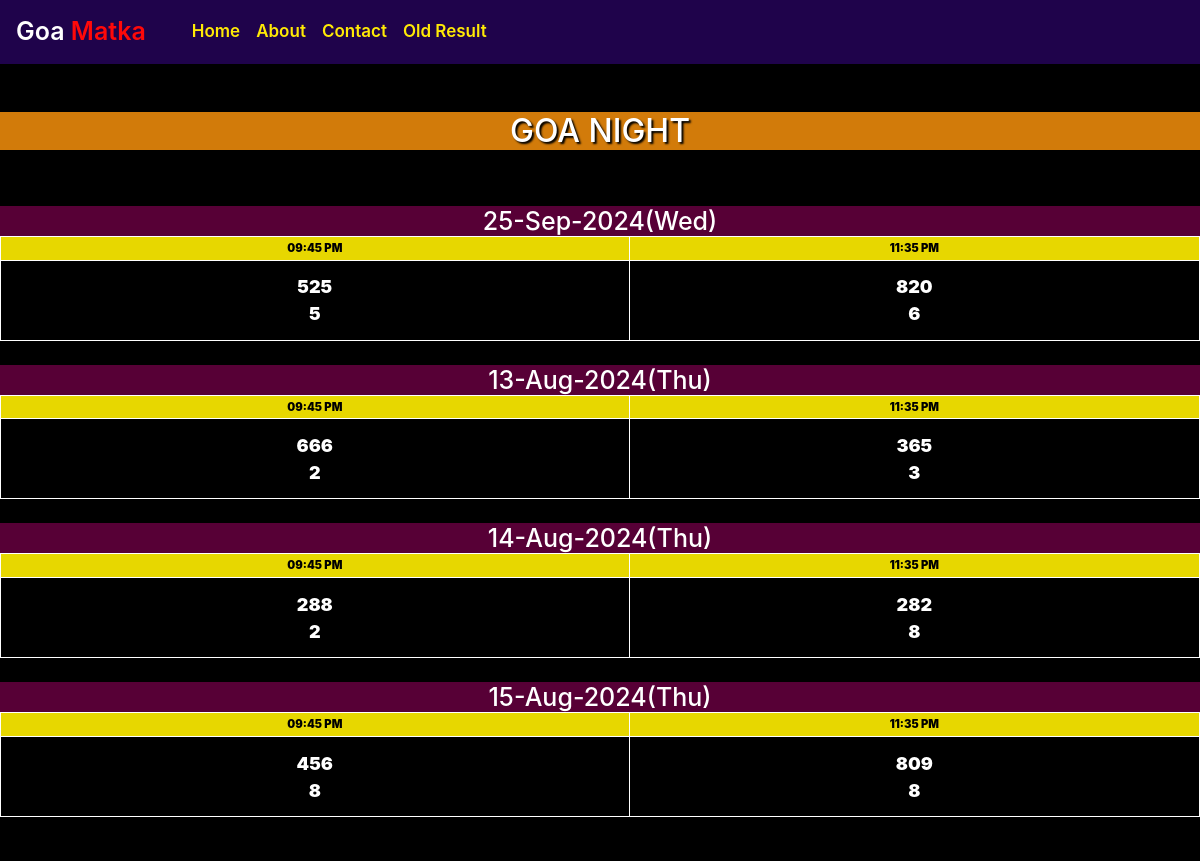
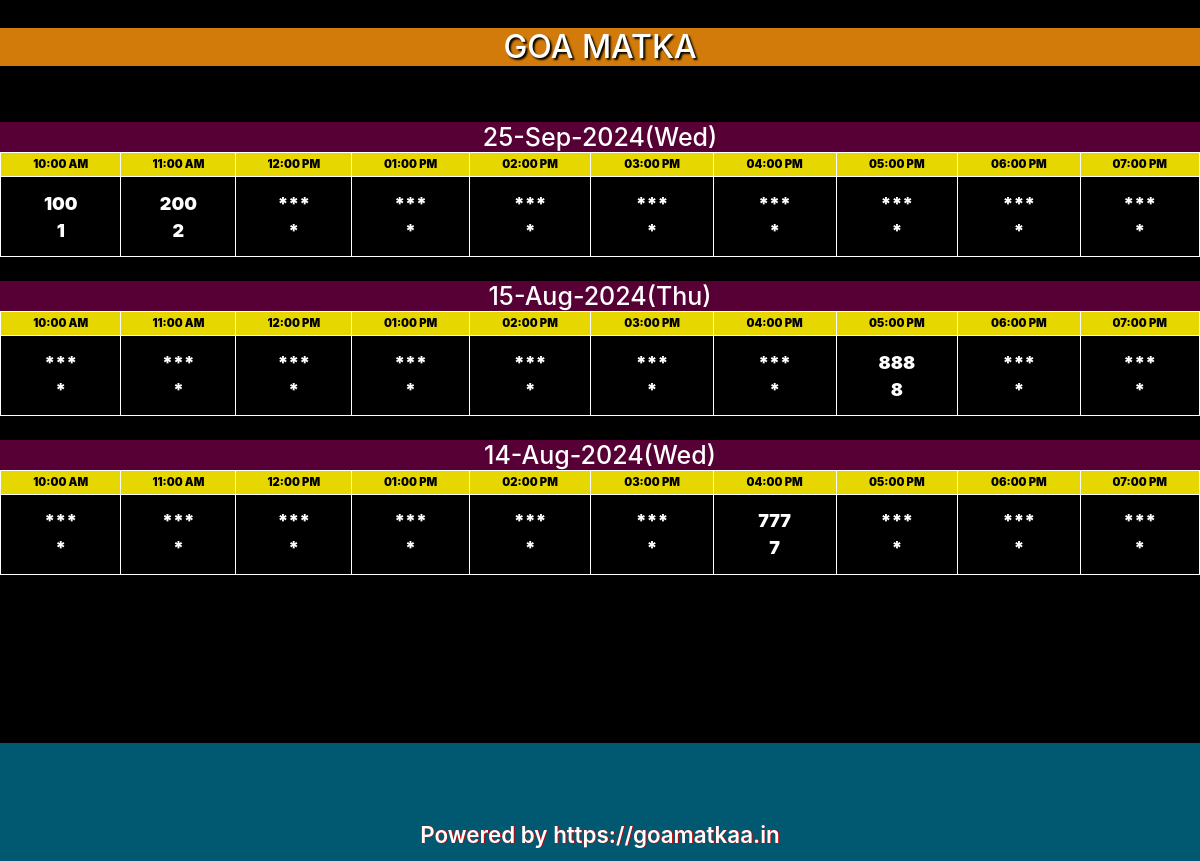
Before: /old with the older database file (2 pictures, top to bottom).
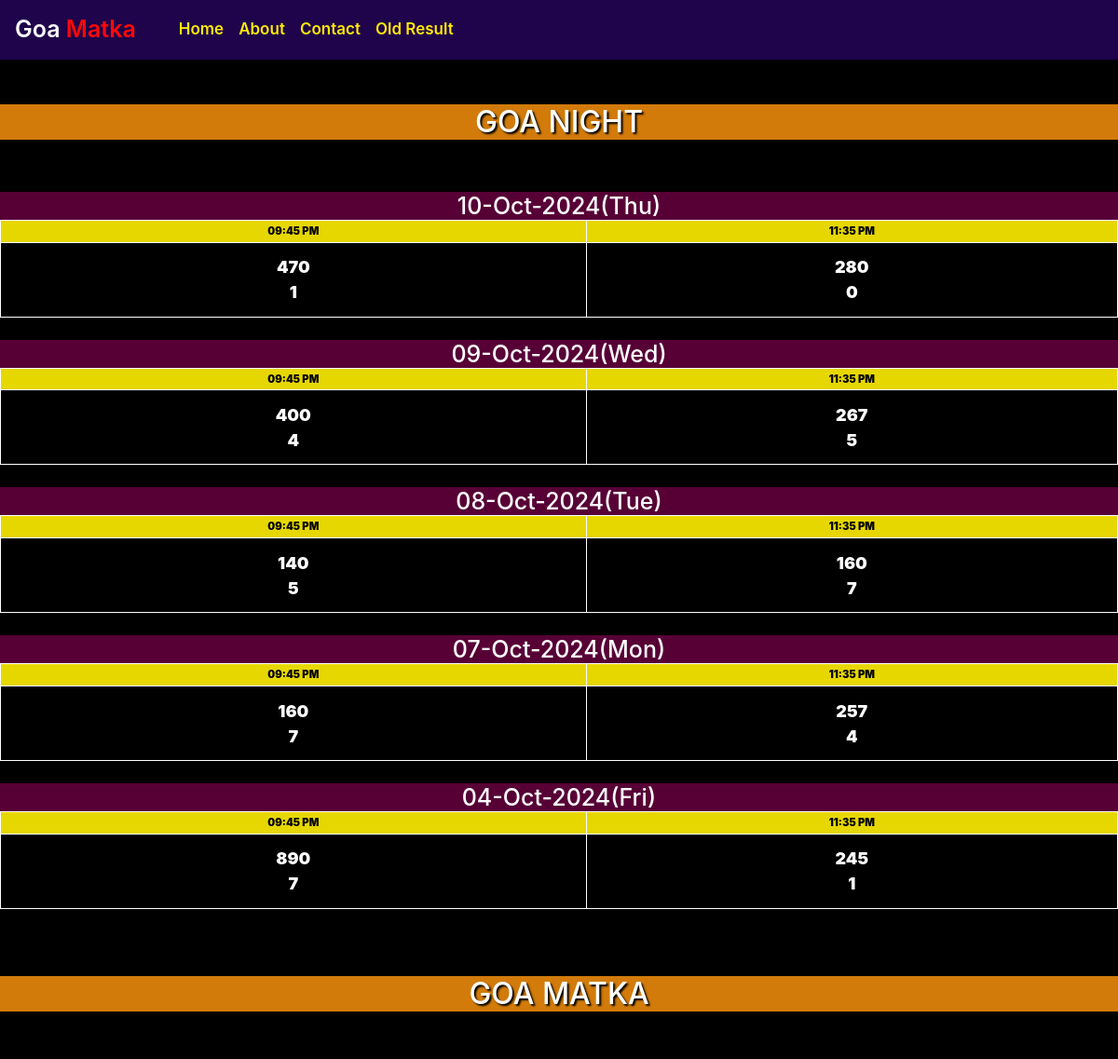
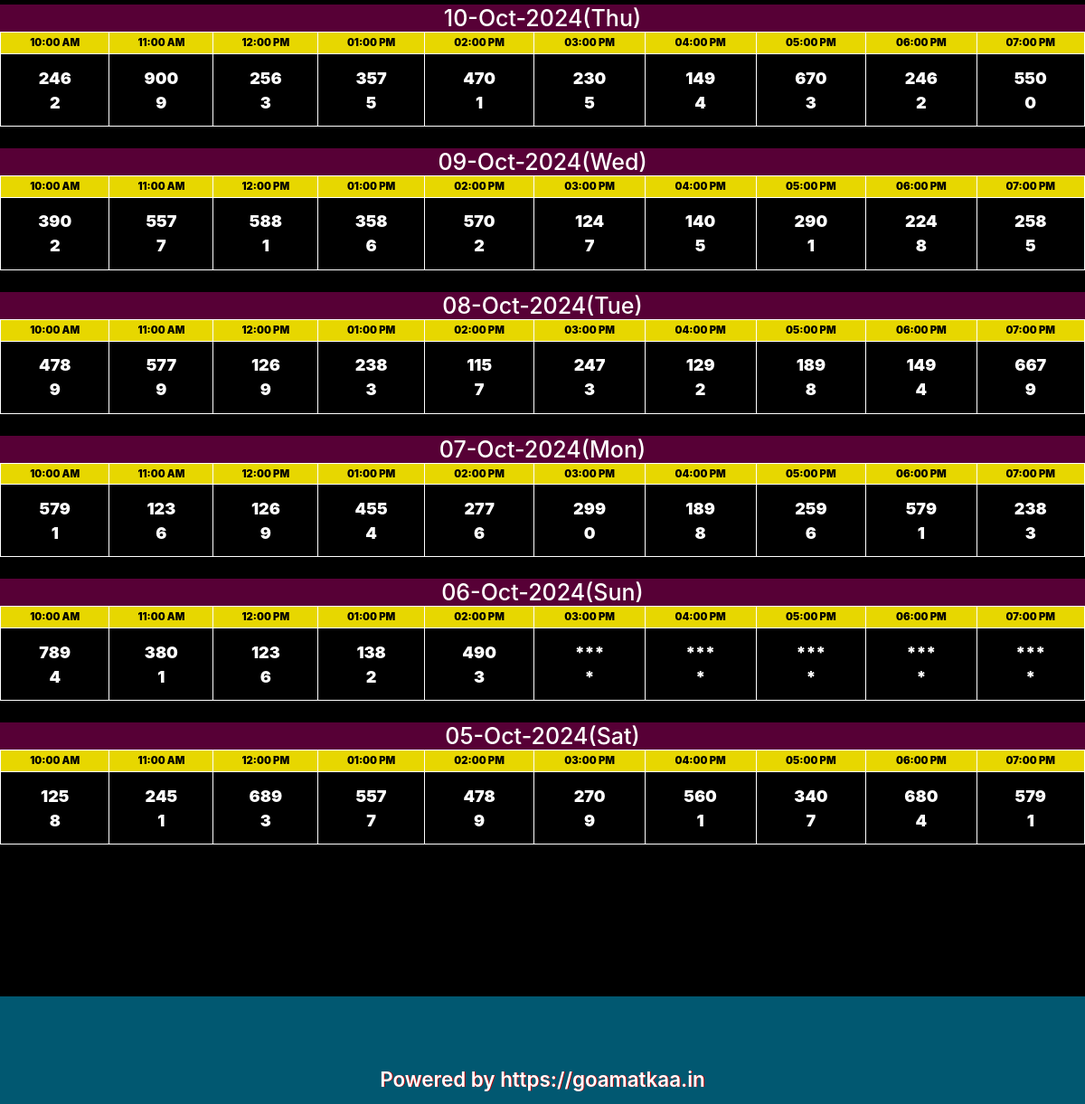
After: the same page with the newer database file (2 pictures, top to bottom).
### app.py (models this page shows)
class Extra(db.Model):
    __tablename__ = "extra_results"
    id = db.Column(db.Integer, primary_key=True)
    open_1 = db.Column(db.String(1), nullable=True)
    open_3 = db.Column(db.String(3), nullable=True)
    close_1 = db.Column(db.String(1), nullable=True)
    close_3 = db.Column(db.String(3), nullable=True)
    date = db.Column(db.String(30), nullable=False)

class Result(db.Model):
    __tablename__ = "results"
    id = db.Column(db.Integer, primary_key=True)
    slot_1_1 = db.Column(db.String(1), nullable=True)
    slot_1_3 = db.Column(db.String(3), nullable=True)
    slot_2_1 = db.Column(db.String(1), nullable=True)
    slot_2_3 = db.Column(db.String(3), nullable=True)
    slot_3_1 = db.Column(db.String(1), nullable=True)
    slot_3_3 = db.Column(db.String(3), nullable=True)
    slot_4_1 = db.Column(db.String(1), nullable=True)
    slot_4_3 = db.Column(db.String(3), nullable=True)
    slot_5_1 = db.Column(db.String(1), nullable=True)
    slot_5_3 = db.Column(db.String(3), nullable=True)
    slot_6_1 = db.Column(db.String(1), nullable=True)
    slot_6_3 = db.Column(db.String(3), nullable=True)
    slot_7_1 = db.Column(db.String(1), nullable=True)
    slot_7_3 = db.Column(db.String(3), nullable=True)
    slot_8_1 = db.Column(db.String(1), nullable=True)
    slot_8_3 = db.Column(db.String(3), nullable=True)
    slot_9_1 = db.Column(db.String(1), nullable=True)
    slot_9_3 = db.Column(db.String(3), nullable=True)
    slot_10_1 = db.Column(db.String(1), nullable=True)
    slot_10_3 = db.Column(db.String(3), nullable=True)
    date = db.Column(db.String(30), nullable=False)

### app.py (the view)
@app.route("/old")
def old():
      matka_results = Result.query.order_by(Result.id.desc()).limit(31).all()
      night_results = Extra.query.order_by(Extra.id.desc()).limit(31).all()
      return render_template('old.html', matka_results=matka_results, night_results=night_results, title="Old Result")

### templates/old.html (shortened to what this page needs)
{% extends 'layout.html' %}
{% block body %}
<body style="background-color: black;">
    <br><br>
    <h2 style="background-color: rgb(210, 123, 10); text-shadow: 2px 2px 2px black;text-align: center;" id="GoaNight">GOA NIGHT</h2>
    <br>
    {% for night in night_results %}
      {% if night %}
      <br>
      <table class="tg" cellpadding="2" style="border-color: aliceblue;" >
        <tbody>
      <h3 class="center t-h2 date">{{night.date}}</h3>
          <tr class="slot">
            <td>09:45 PM</td>
            <td>11:35 PM</td>
          </tr>
          <tr class="result">
            <td>{{night.open_3}}<br>{{night.open_1}}</td>
            <td>{{night.close_3}}<br>{{night.close_1}}</td>
          </tr>
        </tbody>
        </table>
      {% endif %}
    {% endfor %}
<br>
<br><br>
<h2 style="background-color: rgb(210, 123, 10); text-shadow: 2px 2px 2px black; text-align: center;" id="GoaMatka">GOA MATKA</h2><br>
{% for matka in matka_results %}
<br>
<h3 class="center t-h2 date">{{matka.date}}</h3>
<table class="tg" cellpadding="2" >
    <tbody>
      <tr class="slot">
        <td>10:00 AM</td>
        <td>11:00 AM</td>
        <td>12:00 PM</td>
        <td>01:00 PM</td>
        <td>02:00 PM</td>
        <td>03:00 PM</td>
        <td>04:00 PM</td>
        <td>05:00 PM</td>
        <td>06:00 PM</td>
        <td>07:00 PM</td>
      </tr>
      <tr class="result">
        <td>{% if matka.slot_1_1 %}{{matka.slot_1_3}}<br>{{matka.slot_1_1}}{% else %}***<br>*{% endif %}</td>
        <td>{% if matka.slot_2_1 %}{{matka.slot_2_3}}<br>{{matka.slot_2_1}}{% else %}***<br>*{% endif %}</td>
        <td>{% if matka.slot_3_1 %}{{matka.slot_3_3}}<br>{{matka.slot_3_1}}{% else %}***<br>*{% endif %}</td>
        <td>{% if matka.slot_4_1 %}{{matka.slot_4_3}}<br>{{matka.slot_4_1}}{% else %}***<br>*{% endif %}</td>
        <td>{% if matka.slot_5_1 %}{{matka.slot_5_3}}<br>{{matka.slot_5_1}}{% else %}***<br>*{% endif %}</td>
        <td>{% if matka.slot_6_1 %}{{matka.slot_6_3}}<br>{{matka.slot_6_1}}{% else %}***<br>*{% endif %}</td>
        <td>{% if matka.slot_7_1 %}{{matka.slot_7_3}}<br>{{matka.slot_7_1}}{% else %}***<br>*{% endif %}</td>
        <td>{% if matka.slot_8_1 %}{{matka.slot_8_3}}<br>{{matka.slot_8_1}}{% else %}***<br>*{% endif %}</td>
        <td>{% if matka.slot_9_1 %}{{matka.slot_9_3}}<br>{{matka.slot_9_1}}{% else %}***<br>*{% endif %}</td>
        <td>{% if matka.slot_10_1 %}{{matka.slot_10_3}}<br>{{matka.slot_10_1}}{% else %}***<br>*{% endif %}</td>
      </tr>
    </tbody>
  </table>
{% endfor %}
<br>
</body>
<br><br><br><br><br><br>
{% endblock body %}

### templates/layout.html (shortened to what this page needs)
<!DOCTYPE html>
<html lang="en-US" prefix="">
<head>
<link rel="stylesheet" href="https://cdnjs.cloudflare.com/ajax/libs/font-awesome/5.15.4/css/all.min.css">
<link rel="stylesheet" type="text/css" href="{{url_for('static',filename='css/bootstrap/bootstrap.css')}}">
<link rel="stylesheet" type="text/css" href="{{url_for('static',filename='css/index.css')}}">
<link rel="stylesheet" type="text/css" href="{{url_for('static',filename='css/nav.css')}}">
<link rel="stylesheet" type="text/css" href="{{url_for('static',filename='css/all.css')}}">
<link rel="stylesheet" type="text/css" href="{{url_for('static',filename='css/login.css')}}">
<link rel="stylesheet" type="text/css" href="{{url_for('static',filename='css/contact.css')}}">
<link rel="stylesheet" type="text/css" href="{{url_for('static',filename='css/about.css')}}">
<link rel="stylesheet" type="text/css" href="{{url_for('static',filename='css/wheel.css')}}">
<link rel="stylesheet" type="text/css" href="{{url_for('static',filename='css/loading.css')}}">
<link rel="stylesheet" type="text/css" href="{{url_for('static',filename='css/hero.css')}}">
    </head>
    <div class="upper-header">
      <nav class="navbar navbar-expand-lg " style="background: #1f034b ;">
        <a class="navbar-brand hide-m" href="/" style="float: left; color: rgb(255, 255, 255); font-weight: 600; font-size: 25px;" >Goa <span style="color: rgb(255, 9, 9);">Matka</span></a>
        <div class="collapse navbar-collapse" id="navbarSupportedContent" >
         <ul class="navbar-nav"  >
          <li class="nav-item ">
            <a class="nav-link" href="/" >Home </a>
          </li>
            <li class="nav-item ">
              <a class="nav-link" href="/about" >About </a>
            </li>
            <li class="nav-item active">
              <a class="nav-link" href="/contact" >Contact</a>
            </li>
            <li class="nav-item active">
              <a class="nav-link" href="/old" >Old Result</a>
            </li>
          </ul>
        </div>
      </nav>
    </div>
{% block body %}
{% endblock body %}
<footer class="footer" >
	<div class="waves">
		<div class="wave" id="wave1"></div>
		<div class="wave" id="wave3"></div>
	</div>
	<center><p style="opacity: 1;">Powered by https://goamatkaa.in
  </p>
  </center>
</footer>
</html>

### static/css/index.css (style rules this page uses)
.center { display: flex; justify-content: center; }
* { margin: 0; padding: 0; box-sizing: border-box; }
.date { text-align: center; font-size: 25px; color: White; background-color: #570036; height: 50px; margin-top: 0px; margin-bottom: 0px; padding-top: 9px; }
.tg { border: 1px solid black; width: 100%; text-align: center; border-collapse: collapse; border-spacing: 0; }
.tg td { border: 1px solid rgb(255, 255, 255); }
.slot td { padding: 3px; font-size: 70%; font-weight: 900; background-color: #e7d700; color: black; }
.result { height: 80px; }
.result td { font-size: large; font-weight: 900 }

### static/css/nav.css (style rules this page uses)
.navbar-nav { margin: 0; list-style-type: none; font-size: 17px; margin-left:22px; }
.nav-link { color: rgb(255, 234, 5); font-weight: 600; }
.footer { position: relative; background: #015871; min-height: 100px; display: flex; justify-content: center; align-items: center; flex-direction: column; padding-top:5%; bottom: 0; }
.footer p { color: #ffffff; margin: 15px 0 10px 0; font-size: 1.4rem; font-weight: 600; text-shadow: 1px 0px 0px rgb(197, 2, 2); }
.wave { position: absolute; top: -100px; left: 0; width: 100%; height: 100px; background: url("https://cdn.kcak11.com/codepen_assets/wave_animation/wave.svg"); background-size: 1000px 100px; }
.wave#wave1 { z-index: 1000; opacity: 1; bottom: 0; animation: animateWaves 4s linear infinite; }
.wave#wave3 { z-index: 1000; opacity: 0.2; bottom: 15px; animation: animateWaves 3s linear infinite; }

### static/css/all.css (style rules this page uses)
html { scroll-behavior: smooth; }

### static/css/login.css (style rules this page uses)
:root { --bg-offset-x: 20%; --bg-offset-y: 25%; }

### static/css/about.css (style rules this page uses)
:root { --header-height: 3.5rem; --first-color: hsl(14, 98%, 50%); --black-color: hsl(0, 0%, 0%); --black-color-light: hsl(0, 0%, 40%); --white-color: hsl(0, 0%, 95%); --title-color: hsl(0, 0%, 0%); --text-color: hsl(0, 0%, 35%); --text-color-light: hsl(0, 0%, 64%); --body-color: hsl(0, 0%, 87%); --container-color: hsl(50, 85%, 30%); --body-font: "Bai Jamjuree", sans-serif; --biggest-font-size: 2.5rem; --h1-font-size: 1.75rem; --h2-font-size: 1.25rem; --h3-font-size: 1.125rem; --normal-font-size: 0.938rem; --small-font-size: 0.813rem; --smaller-font-size: 0.75rem; --font-regular: 400; --font-medium: 500; --font-semi-bold: 600; --font-bold: 700; --z-tooltip: 10; --z-fixed: 100; }
@media screen and (min-width: 1150px) { :root { --biggest-font-size: 4.5rem; --h1-font-size: 3rem; --h2-font-size: 1.5rem; --h3-font-size: 1.25rem; --normal-font-size: 1rem; --small-font-size: 0.875rem; --smaller-font-size: 0.813rem; } }
* { box-sizing: border-box; padding: 0; margin: 0; }

### static/css/hero.css (style rules this page uses)
body { color: #fff; }
.center { height: 100%; padding: 0; margin: 0; display: flex; align-items: center; justify-content: center; }
:root { --theme-color: #B7256E; --theme-one: #FFC827 ; --theme-two: #99754566; --primary-color: #FFC827; --section-bg: #0C1924; --section-bg-two: #35082B; --button-color: #1fb5ac; --secoundary-color: #636363; --paragraph-color: #707070; --background-color: #020C15; --white-color: #fff; --black-color: #000000; --border-color: rgb(240, 240, 240); --ratting-color: #ffd247; }
.center { text-align: center; margin: 0 auto; }

Changed rows visible on the page:
removed Extra: date "25-Sep-2024(Wed)", open_3 "525", open_1 "5", close_3 "820", close_1 "6"
removed Extra: date "13-Aug-2024(Thu)", open_3 "666", open_1 "2", close_3 "365", close_1 "3"
removed Extra: date "14-Aug-2024(Thu)", open_3 "288", open_1 "2", close_3 "282", close_1 "8"
removed Result: date "25-Sep-2024(Wed)", slot_1_3 "100", slot_1_1 "1", slot_2_3 "200", slot_2_1 "2"
removed Result: date "15-Aug-2024(Thu)", slot_8_3 "888", slot_8_1 "8"
removed Result: date "14-Aug-2024(Wed)", slot_7_3 "777", slot_7_1 "7"
changed Extra: date "15-Aug-2024(Thu)" → "10-Oct-2024(Thu)"; open_3 "456" → "470"; open_1 "8" → "1"; close_3 "809" → "280"; close_1 "8" → "0"
added Extra: date "09-Oct-2024(Wed)", open_3 "400", open_1 "4", close_3 "267", close_1 "5"
added Extra: date "08-Oct-2024(Tue)", open_3 "140", open_1 "5", close_3 "160", close_1 "7"
added Extra: date "07-Oct-2024(Mon)", open_3 "160", open_1 "7", close_3 "257", close_1 "4"
added Extra: date "04-Oct-2024(Fri)", open_3 "890", open_1 "7", close_3 "245", close_1 "1"
added Result: date "10-Oct-2024(Thu)", slot_1_3 "246", slot_1_1 "2", slot_2_3 "900", slot_2_1 "9", slot_3_3 "256", slot_3_1 "3", slot_4_3 "357", slot_4_1 "5", slot_5_3 "470", slot_5_1 "1", slot_6_3 "230", slot_6_1 "5", slot_7_3 "149", slot_7_1 "4", slot_8_3 "670", slot_8_1 "3", slot_9_3 "246", slot_9_1 "2", slot_10_3 "550", slot_10_1 "0"
added Result: date "09-Oct-2024(Wed)", slot_1_3 "390", slot_1_1 "2", slot_2_3 "557", slot_2_1 "7", slot_3_3 "588", slot_3_1 "1", slot_4_3 "358", slot_4_1 "6", slot_5_3 "570", slot_5_1 "2", slot_6_3 "124", slot_6_1 "7", slot_7_3 "140", slot_7_1 "5", slot_8_3 "290", slot_8_1 "1", slot_9_3 "224", slot_9_1 "8", slot_10_3 "258", slot_10_1 "5"
added Result: date "08-Oct-2024(Tue)", slot_1_3 "478", slot_1_1 "9", slot_2_3 "577", slot_2_1 "9", slot_3_3 "126", slot_3_1 "9", slot_4_3 "238", slot_4_1 "3", slot_5_3 "115", slot_5_1 "7", slot_6_3 "247", slot_6_1 "3", slot_7_3 "129", slot_7_1 "2", slot_8_3 "189", slot_8_1 "8", slot_9_3 "149", slot_9_1 "4", slot_10_3 "667", slot_10_1 "9"
added Result: date "07-Oct-2024(Mon)", slot_1_3 "579", slot_1_1 "1", slot_2_3 "123", slot_2_1 "6", slot_3_3 "126", slot_3_1 "9", slot_4_3 "455", slot_4_1 "4", slot_5_3 "277", slot_5_1 "6", slot_6_3 "299", slot_6_1 "0", slot_7_3 "189", slot_7_1 "8", slot_8_3 "259", slot_8_1 "6", slot_9_3 "579", slot_9_1 "1", slot_10_3 "238", slot_10_1 "3"
added Result: date "06-Oct-2024(Sun)", slot_1_3 "789", slot_1_1 "4", slot_2_3 "380", slot_2_1 "1", slot_3_3 "123", slot_3_1 "6", slot_4_3 "138", slot_4_1 "2", slot_5_3 "490", slot_5_1 "3"
added Result: date "05-Oct-2024(Sat)", slot_1_3 "125", slot_1_1 "8", slot_2_3 "245", slot_2_1 "1", slot_3_3 "689", slot_3_1 "3", slot_4_3 "557", slot_4_1 "7", slot_5_3 "478", slot_5_1 "9", slot_6_3 "270", slot_6_1 "9", slot_7_3 "560", slot_7_1 "1", slot_8_3 "340", slot_8_1 "7", slot_9_3 "680", slot_9_1 "4", slot_10_3 "579", slot_10_1 "1"
